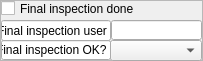
  <widget class="QFrame" name="frame_3">
   <property name="geometry">
    <rect>
     <x>620</x>
     <y>80</y>
     <width>203</width>
     <height>61</height>
    </rect>
   </property>
   <property name="frameShape">
    <enum>QFrame::StyledPanel</enum>
   </property>
   <property name="frameShadow">
    <enum>QFrame::Plain</enum>
   </property>
   <widget class="QComboBox" name="cbWirebondingFinalInspectionOK">
    <property name="geometry">
     <rect>
      <x>110</x>
      <y>40</y>
      <width>92</width>
      <height>21</height>
     </rect>
    </property>
    <property name="currentIndex">
     <number>-1</number>
    </property>
    <item>
     <property name="text">
      <string>pass</string>
     </property>
    </item>
    <item>
     <property name="text">
      <string>fail</string>
     </property>
    </item>
   </widget>
   <widget class="QLineEdit" name="lineEdit_37">
    <property name="geometry">
     <rect>
      <x>1</x>
      <y>40</y>
      <width>110</width>
      <height>20</height>
     </rect>
    </property>
    <property name="text">
     <string>Final inspection OK?</string>
    </property>
    <property name="readOnly">
     <bool>true</bool>
    </property>
   </widget>
   <widget class="QCheckBox" name="ckWirebondingFinalInspection">
    <property name="geometry">
     <rect>
      <x>1</x>
      <y>0</y>
      <width>171</width>
      <height>17</height>
     </rect>
    </property>
    <property name="text">
     <string>Final inspection done</string>
    </property>
   </widget>
   <widget class="QLineEdit" name="lineEdit_40">
    <property name="geometry">
     <rect>
      <x>1</x>
      <y>20</y>
      <width>110</width>
      <height>21</height>
     </rect>
    </property>
    <property name="text">
     <string>Final inspection user</string>
    </property>
    <property name="readOnly">
     <bool>true</bool>
    </property>
   </widget>
   <widget class="QLineEdit" name="leWirebondingFinalInspectionUser">
    <property name="geometry">
     <rect>
      <x>111</x>
      <y>20</y>
      <width>91</width>
      <height>20</height>
     </rect>
    </property>
    <property name="text">
     <string/>
    </property>
    <property name="readOnly">
     <bool>true</bool>
    </property>
   </widget>
  </widget>
